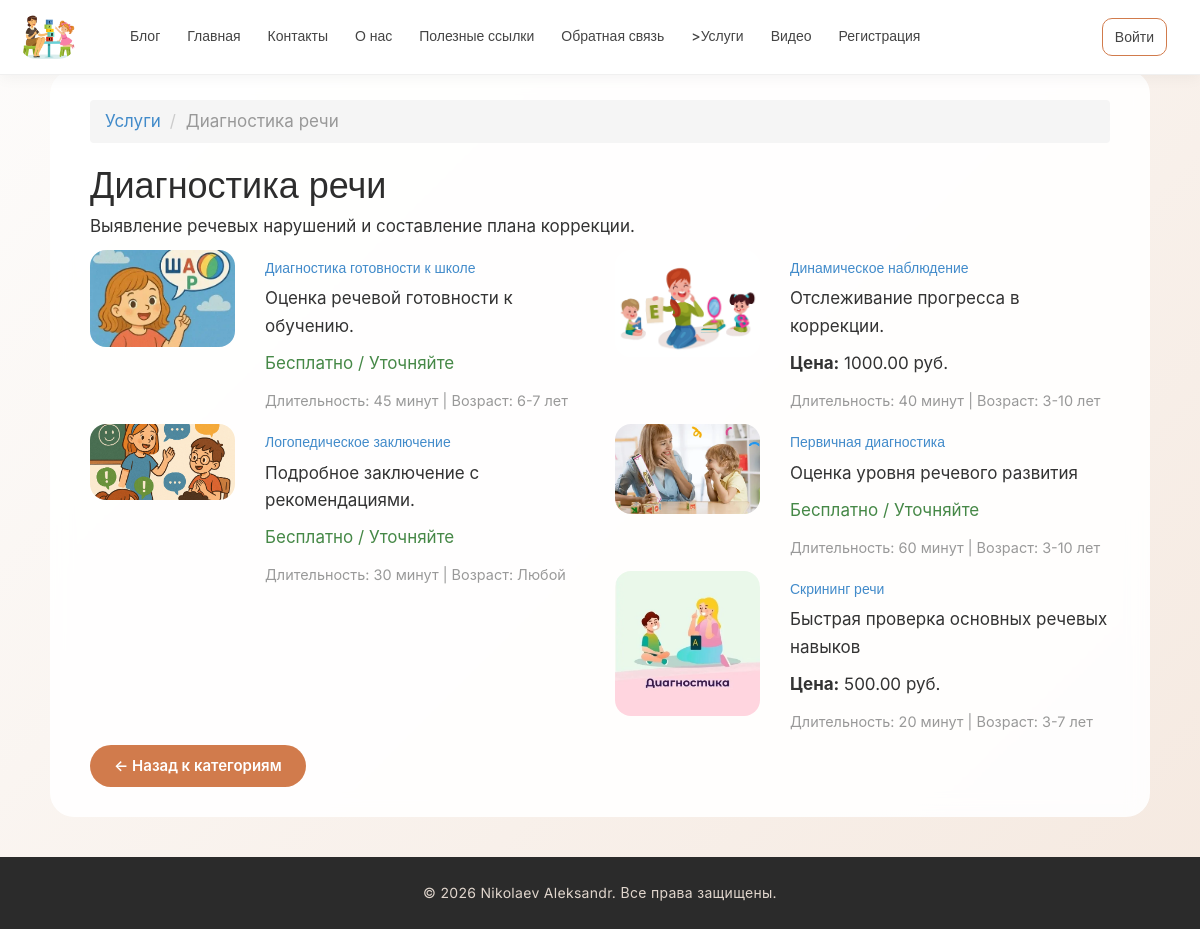
Page /category/1/ on the committed database.
### app/models.py (models this page shows, shortened)
class ServiceCategory(models.Model):
    name = models.CharField("Название категории",max_length=100)
    description = models.TextField(verbose_name ="Описание", blank=True)
    class Meta:
        verbose_name = "Категория услуги"
        verbose_name_plural = "Категории услуг"

class Service(models.Model):
    category = models.ForeignKey(ServiceCategory, on_delete=models.CASCADE,
                                 verbose_name="Категория",
                                 related_name='services')
    name = models.CharField("Название услуги", max_length=100)
    short_description = models.TextField("Краткое описание")
    description = models.TextField("Полное описание")
    price = models.DecimalField(verbose_name="Цена",
                                max_digits=10,
                                decimal_places=2,
                                blank=True,
                                help_text="Можно оставить пустым, если услуга бесплатная",
                                null=True)
    image = models.FileField(verbose_name = "Путь к картинке", blank=True)
    duration = models.CharField("Длительность", max_length=100, blank=True)
    age_group = models.CharField("Возрастная группа", max_length=100, blank = True)
    class Meta:
        verbose_name = "Услуга"
        verbose_name_plural = "Услуги"
        ordering = ['category','name']
    def get_absolute_url(self):
        return reverse('service_detail', args=[str(self.id)])

### app/views.py (the view)
# urls.py: path('category/<int:category_id>/', views.category_services, name='category_services'),
def category_services(request, category_id):
    category = get_object_or_404(ServiceCategory, id=category_id)
    services = Service.objects.filter(category=category)
    return render(request, 'app/category_services.html', {
            'category':category,
            'services':services
        })

### app/templates/app/category_services.html
{% extends "app/layout.html" %}
{% load static %}
{% block content %}
<div class="container">
    <nav aria-label="breadcrumb">
        <ol class="breadcrumb">
            <li class="breadcrumb-item"><a href="{% url 'catalog' %}">Услуги</a></li>
            <li class="breadcrumb-item active">{{ category.name }}</li>
        </ol>
    </nav>
    <h1>{{ category.name }}</h1>
    <p>{{ category.description }}</p>
    <div class="row">
        {% for service in services %}
        <div class="col-md-6 mb-4">
            <div class="card h-100">
                <div class="row no-gutters">
                    <div class="col-md-4">
                        {% if service.image %}
                        <img src="{{ service.image.url }}" class="card-img" alt="{{ service.name }}">
                        {% else %}
                        <img src="{% static 'app/img/default_service.jpg' %}" class="card-img" alt="Услуга">
                        {% endif %}
                    </div>
                    <div class="col-md-8">
                        <div class="card-body">
                            <h5 class="card-title">
                                <a href="{{ service.get_absolute_url }}">{{ service.name }}</a>
                            </h5>
                            <p class="card-text">{{ service.short_description }}</p>
                            <p class="card-text">
                                {% if service.price %}
                                <strong>Цена:</strong> {{ service.price }} руб.
                                {% else %}
                                <span class="text-success">Бесплатно / Уточняйте</span>
                                {% endif %}
                            </p>
                            <p class="card-text">
                                <small class="text-muted">
                                    Длительность: {{ service.duration }} |
                                    Возраст: {{ service.age_group }}
                                </small>
                            </p>
                        </div>
                    </div>
                </div>
            </div>
        </div>
        {% empty %}
        <p>Услуг в этой категории пока нет</p>
        {% endfor %}
    </div>
    <a href="{% url 'catalog' %}" class="btn btn-secondary">← Назад к категориям</a>
</div>
{% endblock %}

### app/static/app/content/site.css (style rules this page uses)
* { margin: 0; padding: 0; box-sizing: border-box; }
body { font-family: 'Inter', -apple-system, BlinkMacSystemFont, 'Segoe UI', Roboto, sans-serif; font-weight: 400; background: linear-gradient(135deg, #fdfcfb 0%, #f5e9e0 100%); display: flex; flex-direction: column; min-height: 100vh; padding-top: 70px; color: #2d2d2d; line-height: 1.6; }
p, .description, li { font-size: 17px; font-weight: 400; line-height: 1.6; color: #333; }
img { max-width: 100%; height: auto; border-radius: 16px; }
.btn, button[type="submit"], .save { background: #d17b4c; border: none; padding: 10px 24px; border-radius: 30px; color: white; font-weight: 600; font-size: 15px; cursor: pointer; transition: all 0.2s ease; text-decoration: none; display: inline-block; }

### rows in the picture
ServiceCategory: name "Диагностика речи", description "Выявление речевых нарушений и составление плана коррекции."
Service: image (picture), name "Диагностика готовности к школе", short_description "Оценка речевой готовности к обучению.", shows "Бесплатно / Уточняйте", duration "45 минут", age_group "6-7 лет"
Service: image (picture), name "Динамическое наблюдение", short_description "Отслеживание прогресса в коррекции.", price "1000.00", duration "40 минут", age_group "3-10 лет"
Service: image (picture), name "Логопедическое заключение", short_description "Подробное заключение с рекомендациями.", shows "Бесплатно / Уточняйте", duration "30 минут", age_group "Любой"
Service: image (picture), name "Первичная диагностика", short_description "Оценка уровня речевого развития", shows "Бесплатно / Уточняйте", duration "60 минут", age_group "3-10 лет"
Service: image (picture), name "Скрининг речи", short_description "Быстрая проверка основных речевых навыков", price "500.00", duration "20 минут", age_group "3-7 лет"
